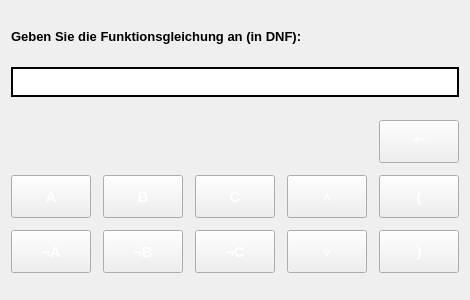
<?xml version="1.0" encoding="UTF-8"?>
<ui version="4.0">
 <class>functionEquationInput</class>
 <widget class="QWidget" name="functionEquationInput">
  <property name="geometry">
   <rect>
    <x>0</x>
    <y>0</y>
    <width>400</width>
    <height>300</height>
   </rect>
  </property>
  <property name="windowTitle">
   <string>Form</string>
  </property>
  <layout class="QVBoxLayout" name="verticalLayout">
   <item>
    <widget class="QLabel" name="label">
     <property name="sizePolicy">
      <sizepolicy hsizetype="Preferred" vsizetype="Fixed">
       <horstretch>0</horstretch>
       <verstretch>0</verstretch>
      </sizepolicy>
     </property>
     <property name="minimumSize">
      <size>
       <width>0</width>
       <height>20</height>
      </size>
     </property>
     <property name="font">
      <font>
       <pointsize>10</pointsize>
       <weight>75</weight>
       <bold>true</bold>
      </font>
     </property>
     <property name="styleSheet">
      <string notr="true">color: black;</string>
     </property>
     <property name="text">
      <string>Geben Sie die Funktionsgleichung an (in DNF):</string>
     </property>
    </widget>
   </item>
   <item>
    <widget class="QLineEdit" name="lineEdit">
     <property name="minimumSize">
      <size>
       <width>0</width>
       <height>30</height>
      </size>
     </property>
     <property name="styleSheet">
      <string notr="true">color: black;
border: 2px solid black;</string>
     </property>
     <property name="text">
      <string/>
     </property>
    </widget>
   </item>
   <item>
    <spacer name="verticalSpacer">
     <property name="orientation">
      <enum>Qt::Vertical</enum>
     </property>
     <property name="sizeType">
      <enum>QSizePolicy::Fixed</enum>
     </property>
     <property name="sizeHint" stdset="0">
      <size>
       <width>20</width>
       <height>2</height>
      </size>
     </property>
    </spacer>
   </item>
   <item>
    <layout class="QGridLayout" name="gridLayout">
     <property name="spacing">
      <number>12</number>
     </property>
     <item row="2" column="1">
      <widget class="QPushButton" name="notB">
       <property name="sizePolicy">
        <sizepolicy hsizetype="Fixed" vsizetype="Fixed">
         <horstretch>0</horstretch>
         <verstretch>0</verstretch>
        </sizepolicy>
       </property>
       <property name="font">
        <font>
         <family>Arial</family>
         <pointsize>11</pointsize>
         <weight>75</weight>
         <bold>true</bold>
        </font>
       </property>
       <property name="styleSheet">
        <string notr="true">QPushButton
{
	color: white;
	width: 40px;
	height: 35px;
   	border-image: url(:/images/buttons/input_help_button.png)
}

QPushButton::hover
{
	border-image: url(:/images/buttons/input_help_button_hover.png)
}</string>
       </property>
       <property name="text">
        <string>¬B</string>
       </property>
      </widget>
     </item>
     <item row="1" column="3">
      <widget class="QPushButton" name="AND">
       <property name="sizePolicy">
        <sizepolicy hsizetype="Fixed" vsizetype="Fixed">
         <horstretch>0</horstretch>
         <verstretch>0</verstretch>
        </sizepolicy>
       </property>
       <property name="font">
        <font>
         <family>Arial</family>
         <pointsize>10</pointsize>
         <weight>75</weight>
         <bold>true</bold>
        </font>
       </property>
       <property name="styleSheet">
        <string notr="true">QPushButton
{
	color: white;
	width: 40px;
	height: 35px;
   	border-image: url(:/images/buttons/input_help_button.png)
}

QPushButton::hover
{
	border-image: url(:/images/buttons/input_help_button_hover.png)
}</string>
       </property>
       <property name="text">
        <string>∧</string>
       </property>
      </widget>
     </item>
     <item row="2" column="3">
      <widget class="QPushButton" name="OR">
       <property name="sizePolicy">
        <sizepolicy hsizetype="Fixed" vsizetype="Fixed">
         <horstretch>0</horstretch>
         <verstretch>0</verstretch>
        </sizepolicy>
       </property>
       <property name="font">
        <font>
         <family>Arial</family>
         <pointsize>10</pointsize>
         <weight>75</weight>
         <bold>true</bold>
        </font>
       </property>
       <property name="styleSheet">
        <string notr="true">QPushButton
{
	color: white;
	width: 40px;
	height: 35px;
   	border-image: url(:/images/buttons/input_help_button.png)
}

QPushButton::hover
{
	border-image: url(:/images/buttons/input_help_button_hover.png)
}</string>
       </property>
       <property name="text">
        <string>∨</string>
       </property>
      </widget>
     </item>
     <item row="1" column="0">
      <widget class="QPushButton" name="A">
       <property name="sizePolicy">
        <sizepolicy hsizetype="Fixed" vsizetype="Fixed">
         <horstretch>0</horstretch>
         <verstretch>0</verstretch>
        </sizepolicy>
       </property>
       <property name="font">
        <font>
         <family>Arial</family>
         <pointsize>11</pointsize>
         <weight>75</weight>
         <bold>true</bold>
        </font>
       </property>
       <property name="styleSheet">
        <string notr="true">QPushButton
{
	color: white;
	width: 40px;
	height: 35px;
   	border-image: url(:/images/buttons/input_help_button.png)
}

QPushButton::hover
{
	border-image: url(:/images/buttons/input_help_button_hover.png)
}</string>
       </property>
       <property name="text">
        <string>A</string>
       </property>
      </widget>
     </item>
     <item row="2" column="0">
      <widget class="QPushButton" name="notA">
       <property name="sizePolicy">
        <sizepolicy hsizetype="Fixed" vsizetype="Fixed">
         <horstretch>0</horstretch>
         <verstretch>0</verstretch>
        </sizepolicy>
       </property>
       <property name="font">
        <font>
         <family>Arial</family>
         <pointsize>11</pointsize>
         <weight>75</weight>
         <bold>true</bold>
        </font>
       </property>
       <property name="styleSheet">
        <string notr="true">QPushButton
{
	color: white;
	width: 40px;
	height: 35px;
   	border-image: url(:/images/buttons/input_help_button.png)
}

QPushButton::hover
{
	border-image: url(:/images/buttons/input_help_button_hover.png)
}</string>
       </property>
       <property name="text">
        <string>¬A</string>
       </property>
      </widget>
     </item>
     <item row="2" column="2">
      <widget class="QPushButton" name="notC">
       <property name="sizePolicy">
        <sizepolicy hsizetype="Fixed" vsizetype="Fixed">
         <horstretch>0</horstretch>
         <verstretch>0</verstretch>
        </sizepolicy>
       </property>
       <property name="font">
        <font>
         <family>Arial</family>
         <pointsize>11</pointsize>
         <weight>75</weight>
         <bold>true</bold>
        </font>
       </property>
       <property name="styleSheet">
        <string notr="true">QPushButton
{
	color: white;
	width: 40px;
	height: 35px;
   	border-image: url(:/images/buttons/input_help_button.png)
}

QPushButton::hover
{
	border-image: url(:/images/buttons/input_help_button_hover.png)
}</string>
       </property>
       <property name="text">
        <string>¬C</string>
       </property>
      </widget>
     </item>
     <item row="1" column="2">
      <widget class="QPushButton" name="C">
       <property name="sizePolicy">
        <sizepolicy hsizetype="Fixed" vsizetype="Fixed">
         <horstretch>0</horstretch>
         <verstretch>0</verstretch>
        </sizepolicy>
       </property>
       <property name="font">
        <font>
         <family>Arial</family>
         <pointsize>11</pointsize>
         <weight>75</weight>
         <bold>true</bold>
        </font>
       </property>
       <property name="styleSheet">
        <string notr="true">QPushButton
{
	color: white;
	width: 40px;
	height: 35px;
   	border-image: url(:/images/buttons/input_help_button.png)
}

QPushButton::hover
{
	border-image: url(:/images/buttons/input_help_button_hover.png)
}</string>
       </property>
       <property name="text">
        <string>C</string>
       </property>
      </widget>
     </item>
     <item row="2" column="4">
      <widget class="QPushButton" name="rightBracket">
       <property name="sizePolicy">
        <sizepolicy hsizetype="Fixed" vsizetype="Fixed">
         <horstretch>0</horstretch>
         <verstretch>0</verstretch>
        </sizepolicy>
       </property>
       <property name="font">
        <font>
         <family>Arial</family>
         <pointsize>11</pointsize>
         <weight>75</weight>
         <bold>true</bold>
        </font>
       </property>
       <property name="styleSheet">
        <string notr="true">QPushButton
{
	color: white;
	width: 40px;
	height: 35px;
   	border-image: url(:/images/buttons/input_help_button.png)
}

QPushButton::hover
{
	border-image: url(:/images/buttons/input_help_button_hover.png)
}</string>
       </property>
       <property name="text">
        <string>)</string>
       </property>
      </widget>
     </item>
     <item row="1" column="4">
      <widget class="QPushButton" name="leftBracket">
       <property name="sizePolicy">
        <sizepolicy hsizetype="Fixed" vsizetype="Fixed">
         <horstretch>0</horstretch>
         <verstretch>0</verstretch>
        </sizepolicy>
       </property>
       <property name="font">
        <font>
         <family>Arial</family>
         <pointsize>11</pointsize>
         <weight>75</weight>
         <bold>true</bold>
        </font>
       </property>
       <property name="styleSheet">
        <string notr="true">QPushButton
{
	color: white;
	width: 40px;
	height: 35px;
   	border-image: url(:/images/buttons/input_help_button.png)
}

QPushButton::hover
{
	border-image: url(:/images/buttons/input_help_button_hover.png)
}</string>
       </property>
       <property name="text">
        <string>(</string>
       </property>
      </widget>
     </item>
     <item row="1" column="1">
      <widget class="QPushButton" name="B">
       <property name="sizePolicy">
        <sizepolicy hsizetype="Fixed" vsizetype="Fixed">
         <horstretch>0</horstretch>
         <verstretch>0</verstretch>
        </sizepolicy>
       </property>
       <property name="font">
        <font>
         <family>Arial</family>
         <pointsize>11</pointsize>
         <weight>75</weight>
         <bold>true</bold>
        </font>
       </property>
       <property name="styleSheet">
        <string notr="true">QPushButton
{
	color: white;
	width: 40px;
	height: 35px;
   	border-image: url(:/images/buttons/input_help_button.png)
}

QPushButton::hover
{
	border-image: url(:/images/buttons/input_help_button_hover.png)
}</string>
       </property>
       <property name="text">
        <string>B</string>
       </property>
      </widget>
     </item>
     <item row="0" column="4">
      <widget class="QPushButton" name="deleteButton">
       <property name="font">
        <font>
         <family>Arial</family>
         <pointsize>11</pointsize>
         <weight>75</weight>
         <bold>true</bold>
        </font>
       </property>
       <property name="styleSheet">
        <string notr="true">QPushButton
{
	color: white;
	width: 40px;
	height: 35px;
   	border-image: url(:/images/buttons/input_help_button.png)
}

QPushButton::hover
{
	border-image: url(:/images/buttons/input_help_button_hover.png)
}</string>
       </property>
       <property name="text">
        <string>🠔</string>
       </property>
      </widget>
     </item>
    </layout>
   </item>
  </layout>
 </widget>
 <resources/>
 <connections/>
</ui>
